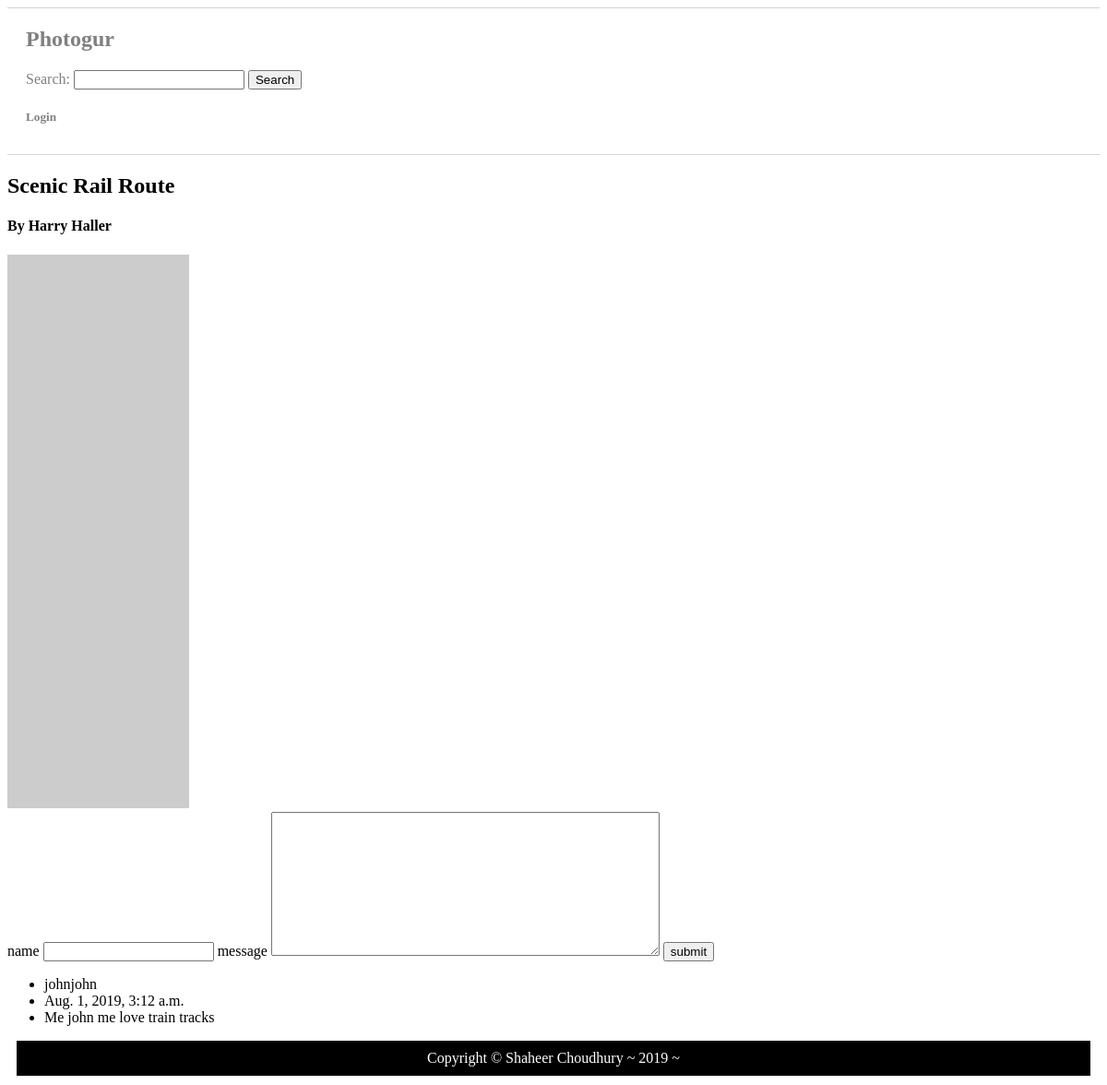
Page /pictures/3 on the committed database.
### photogur/models.py (models this page shows, shortened)
class Picture(models.Model):
    title = models.CharField(max_length=255)
    artist = models.CharField(max_length=255)
    url = models.CharField(max_length=255)

class Comment(models.Model):
    name = models.CharField(max_length=255)
    created_at = models.DateTimeField(auto_now_add=True)
    message = models.TextField()
    picture = models.ForeignKey(Picture, on_delete=models.CASCADE, related_name='comments')

### photogur/views.py (the view)
# urls.py: path('pictures/<int:id>', picture_show, name='picture_details'),
def picture_show(request, id):
    picture = Picture.objects.get(pk=id)
    context = {'picture': picture}
    return render(request, 'picture.html', context)

### photogur/templates/picture.html (shortened to what this page needs)
{% extends 'base.html' %}
{% block content %}
    <h2>{{ picture.title }}</h2>
    <h4>By {{ picture.artist }}</h4>
    <img src="{{ picture.url }}" alt="{{ picture.title }}" />
    <form action="{% url 'create_comment' %}" method="post">
        <label for="name">name</label>
        <input type="text" name="name" class="comment_form">
        <label for="message">message</label>
        <textarea rows="10" cols="50" name="comment" value="leave comment please" class="comment_form"></textarea>
        <input type="submit" name="submit" value="submit" class="comment_form">
    </form>
    <ul>
        {% for comment in picture.comments.all %}
            <li> {{ comment.name }}</li>
            <li> {{ comment.created_at }}</li>
            <li> {{ comment.message }} </li>
        {% endfor %}
    </ul>
{% endblock %}

### rows in the picture
Picture: title "Scenic Rail Route", artist "Harry Haller"
Comment: name "johnjohn", created_at "Aug. 1, 2019, 3:12 a.m.", message "Me john me love train tracks"
